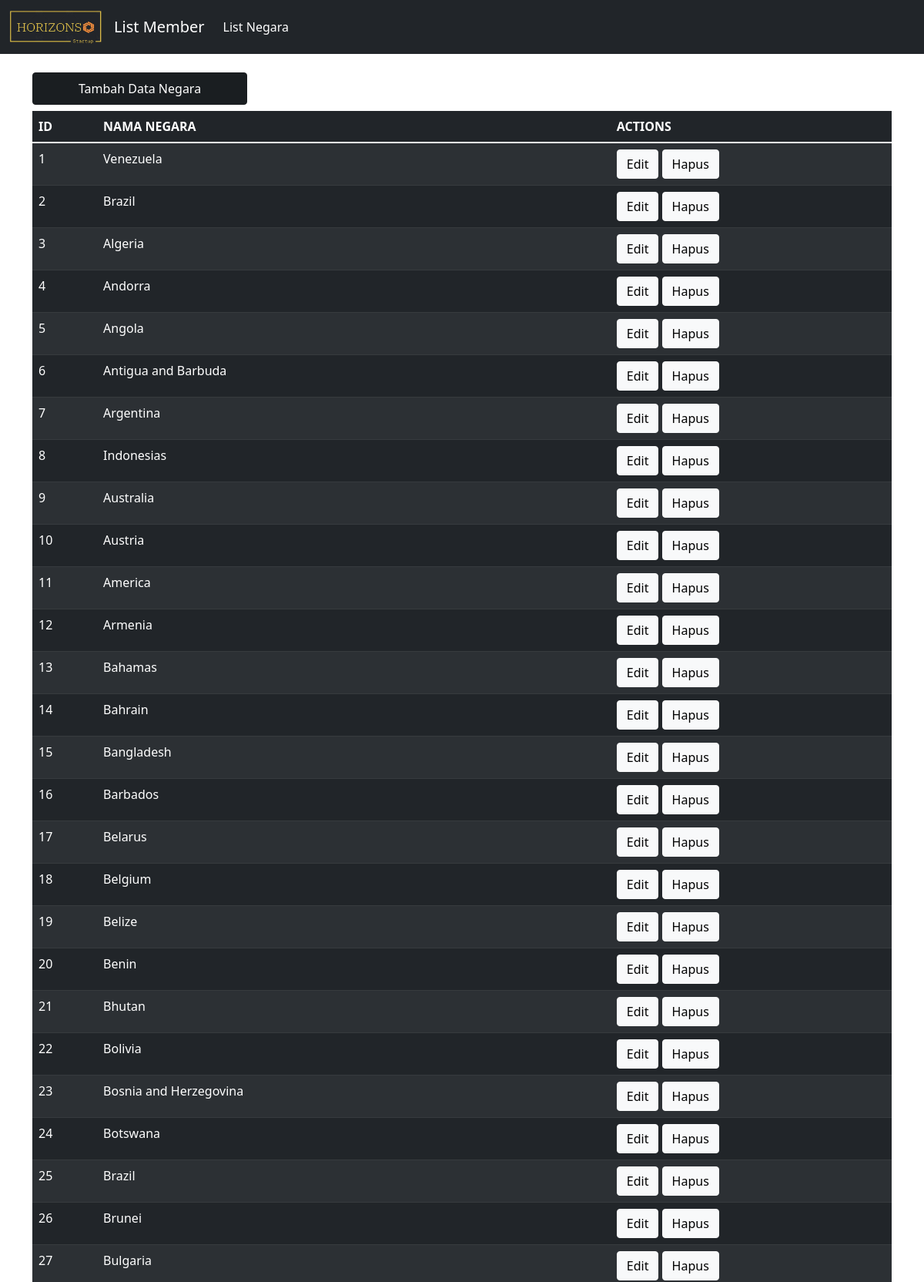
Page /source_code/tp_mvc/negara.php (upper part) on the committed database.
### tables this page shows
CREATE TABLE IF NOT EXISTS `negara` (
  `id` int NOT NULL AUTO_INCREMENT,
  `name` varchar(50) NOT NULL,
  PRIMARY KEY (`id`)
);

### source_code/tp_mvc/controllers/NegaraController.php (called while the page is built, shortened)
<?php
include_once("views/NegaraView.php");
class NegaraController {
    private $negara;
    function __construct(){
        $this->negara = new negara(Conf::$db_host, Conf::$db_user, Conf::$db_pass, Conf::$db_name);
    }
    public function index() {
        $this->negara->open();
        $this->negara->getnegara();
        $data = array();
        while($row = $this->negara->getResult()){
            array_push($data, $row);
        }
        $view = new NegaraView();
        $view->render($data);
    }
}

### source_code/tp_mvc/views/NegaraView.php (the view, shortened to what this page needs)
<?php
  class NegaraView{
    public function render($data){
      $datanegara = null;
      foreach($data as $val){
        list($id,$nama) = $val;
          $datanegara .= "<tr>
                  <td>" . $id . "</td>
                  <td>" . $nama . "</td>
                  <td>
                    <a href='negara.php?id_edit=" . $id . "' class='btn btn-light''>Edit</a>
                    <a href='negara.php?id_hapus=" . $id . "' class='btn btn-light''>Hapus</a>
                  </td>
                  </tr>";
      }
    }
  }

### rows in the picture
negara: id "1", name "Venezuela"
negara: id "2", name "Brazil"
negara: id "3", name "Algeria"
negara: id "4", name "Andorra"
negara: id "5", name "Angola"
negara: id "6", name "Antigua and Barbuda"
negara: id "7", name "Argentina"
negara: id "8", name "Indonesias"
negara: id "9", name "Australia"
negara: id "10", name "Austria"
negara: id "11", name "America"
negara: id "12", name "Armenia"
negara: id "13", name "Bahamas"
negara: id "14", name "Bahrain"
negara: id "15", name "Bangladesh"
negara: id "16", name "Barbados"
negara: id "17", name "Belarus"
negara: id "18", name "Belgium"
negara: id "19", name "Belize"
negara: id "20", name "Benin"
negara: id "21", name "Bhutan"
negara: id "22", name "Bolivia"
negara: id "23", name "Bosnia and Herzegovina"
negara: id "24", name "Botswana"
negara: id "25", name "Brazil"
negara: id "26", name "Brunei"
negara: id "27", name "Bulgaria"

### other values in the picture
$this->content "List Member List Negara Tambah Data Negara ID NAMA NEGARA ACTIONS"
